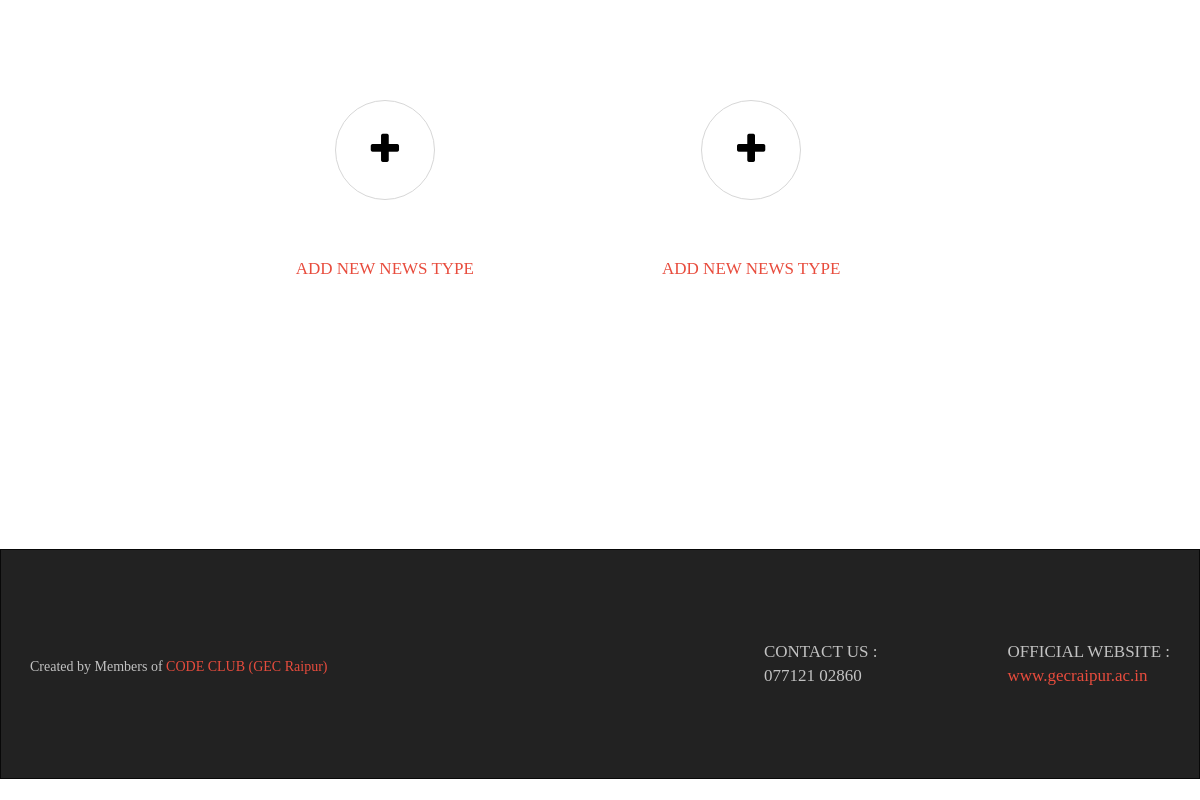
Before: /Gec_Xpress/admin/Edit_news_type.php (signed in) with the older database file.
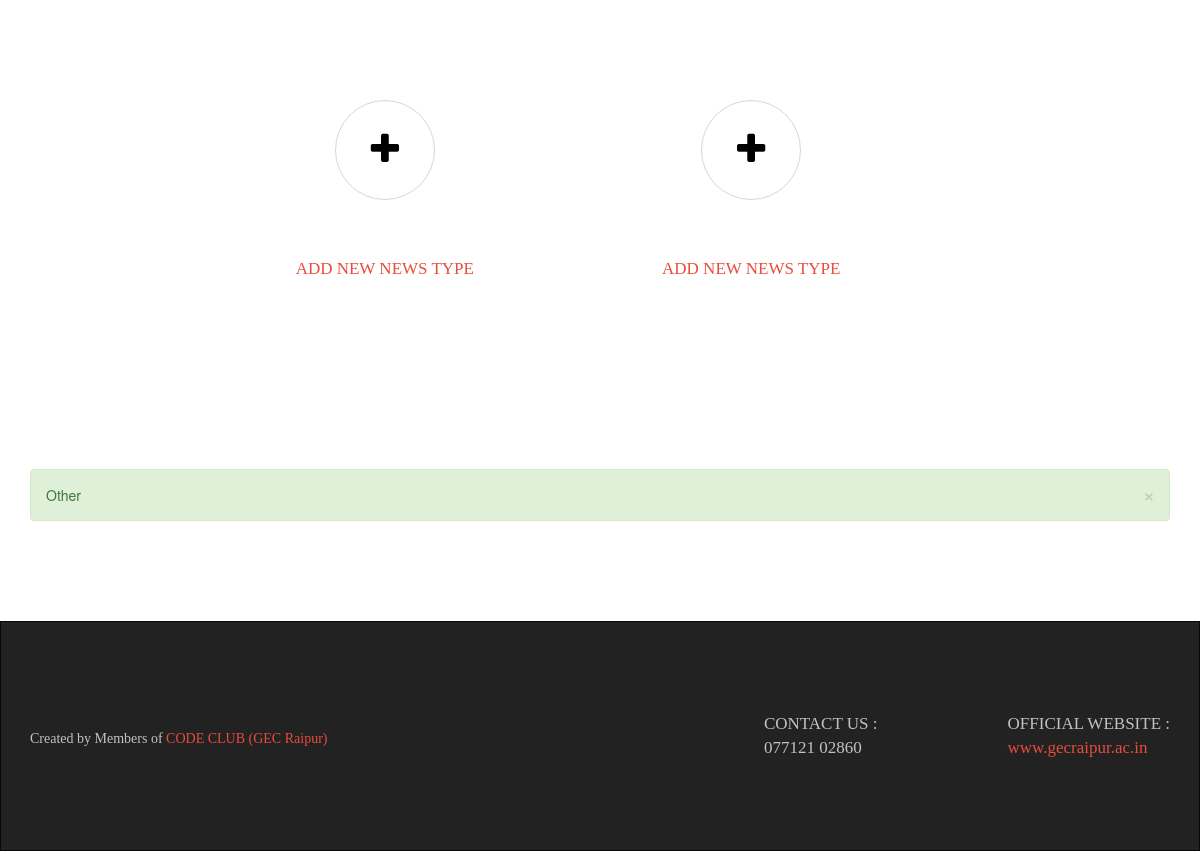
After: the same page with the newer database file.
### tables this page shows
CREATE TABLE `news_type` (
  `nid` int(10) NOT NULL,
  `ntype` varchar(50) NOT NULL,
  `trash` varchar(5) NOT NULL
);

### Gec_Xpress/admin/Edit_news_type.php (the view, shortened to what this page needs)
<?php session_start();
    include './gecdp.php';
if(isset($_SESSION["admin_name"]) && isset($_SESSION["admin_pass"]))
{
            ?>
<!DOCTYPE html>
<html>
    <head>
        <link href="../layout/styles/layout.css" rel="stylesheet" type="text/css" media="all">
        <link rel="stylesheet" href="https://maxcdn.bootstrapcdn.com/bootstrap/3.3.7/css/bootstrap.min.css">
    </head>
    <body>
    <div class="wrapper row3 center"  style="">
        <main class="hoc container clear">
          <div class="group center" style="margin-top: 20px;">
              <a href="#" data-toggle="modal" data-target="#myModal" style="color:#000;text-decoration: none;">
                  <article class="two_quarter"><i class="icon fa fa-plus"></i>
                    <h4 class="font-x1 uppercase"><p style="color:#E84C3D;text-decoration:none;font-size:17px;font-family: Georgia,'Times New Roman', 'Times, serif';">Add new news type</p></h4>
                </article>
                  <article class="one_quarter"><i class="icon fa fa-plus"></i>
                    <h4 class="font-x1 uppercase"><p style="color:#E84C3D;text-decoration:none;font-size:17px;font-family: Georgia,'Times New Roman', 'Times, serif';">Add new news type</p></h4>
                </article>
              </a>
          </div>
        </main>
    </div>
        <div class="container" style="margin-top: 20px;">
        <?php
        if(isset($_REQUEST["trash"]) && isset($_REQUEST["trash"]) == 'yes'){
            $qry="SELECT * FROM news_type WHERE trash='yes' ORDER BY nid";
        }else{
            $qry="SELECT * FROM news_type WHERE trash!='yes' ORDER BY nid";
        }
            $result= mysqli_query($con, $qry);
            while($row= mysqli_fetch_array($result))
            {
                ?>
		<div class="alert alert-success alert-dismissable fade in">
                    <a href="Edit_news_type.php?ntype_id=<?php echo $row["nid"] ?> && trash='yes'" class="close" data-dismiss="alert" area-label="close" title="Remove the branch" onClick='return confirmDelete(this);'>&times</a>
			<?php echo $row["ntype"]; ?>
		</div>
                <?php
            }
        ?>
    </div>
<?php
include './footer.php';
?>
    </body>
</html>
<?php
}else{
    header("location:Admin_login.php");
}
?>

Changed rows visible on the page:
now on this page (row edited): news_type: ntype "Other"
